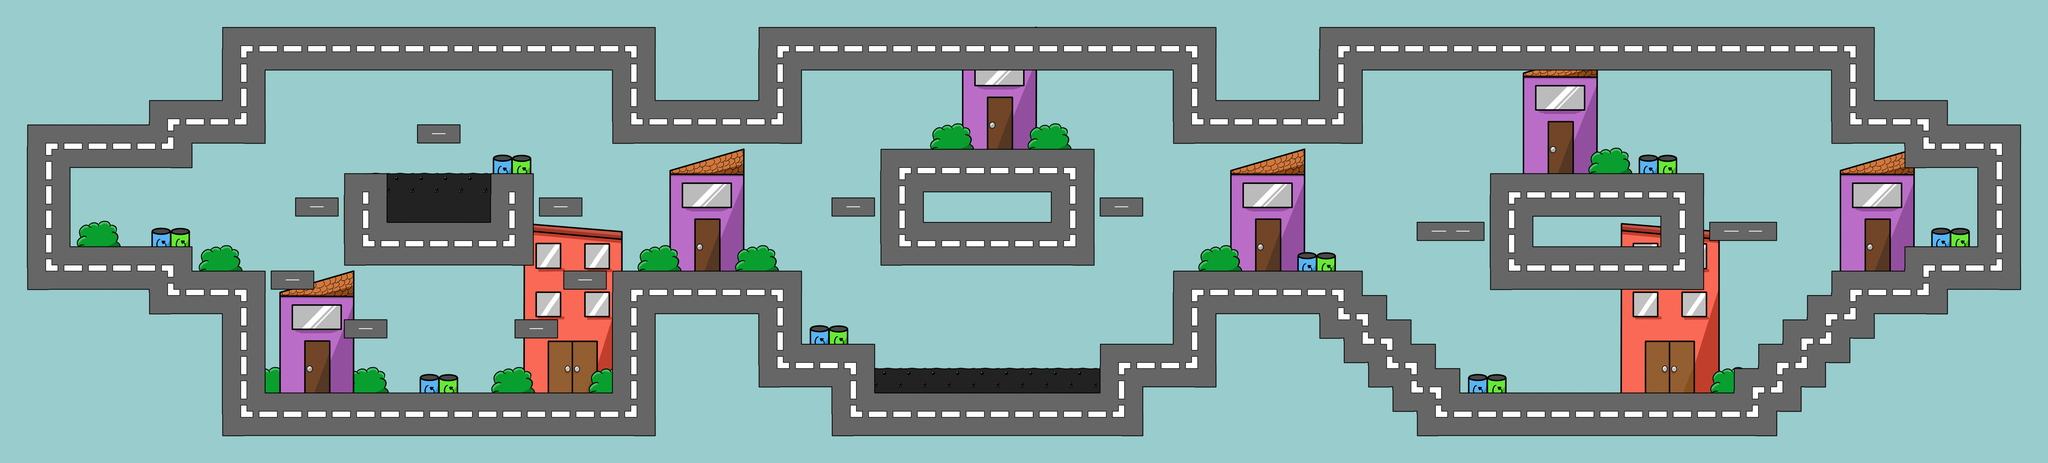

This is a level from a 2D game, rendered from its Tiled map with the project's own tilesets. A one-line summary and the map file follow, with tile-layer data summarised:
An orthogonal 84x19 tile map with 64x64 px tiles, 5 tile layers (a, e_01, e_02, e_03, ...), 2 tilesets and 90 objects (41x 1, 35x 0, 4x 4, 3x 3, 3x 5, ...).

<map version="1.0" orientation="orthogonal" width="84" height="19" tilewidth="64" tileheight="64" backgroundcolor="#99cccc">
 <properties>
  <property name="RGB" value="153,204,204" />
 </properties>
 <tileset firstgid="1" name="pack" tilewidth="64" tileheight="64" spacing="2" margin="2">
  <image source="pack_03.png" width="926" height="200" />
 </tileset>
 <tileset firstgid="43" name="pack_e" tilewidth="64" tileheight="64">
  <image source="pack_e_03.png" width="832" height="832" />
 </tileset>
 <layer name="a" width="84" height="19">
  <data>[1596 cells, 40 non-empty, 2 distinct tile ids]</data>
 </layer>
 <layer name="e_01" width="84" height="19">
  <data>[1596 cells, 184 non-empty, 68 distinct tile ids]</data>
 </layer>
 <layer name="e_02" width="84" height="19">
  <data>[1596 cells, 92 non-empty, 28 distinct tile ids]</data>
 </layer>
 <layer name="e_03" width="84" height="19">
  <data>[1596 cells, 32 non-empty, 4 distinct tile ids]</data>
 </layer>
 <layer name="g" width="84" height="19">
  <data>[1596 cells, 572 non-empty, 15 distinct tile ids]</data>
 </layer>
 <objectgroup name="border" width="84" height="19">
  <object type="1" x="781" y="529">
   <polyline points="0,-1 0,36" />
  </object>
  <object type="0" x="782" y="525">
   <polyline points="3,2 96,2" />
  </object>
  <object type="0" x="782" y="563">
   <polyline points="3,2 96,2" />
  </object>
  <object type="1" x="881" y="529">
   <polyline points="0,-1 0,36" />
  </object>
  <object type="1" x="816" y="719">
   <polyline points="0,-1 0,36" />
  </object>
  <object type="1" x="716" y="719">
   <polyline points="0,-1 0,36" />
  </object>
  <object type="0" x="717" y="753">
   <polyline points="3,2 96,2" />
  </object>
  <object type="0" x="717" y="715">
   <polyline points="3,2 96,2" />
  </object>
  <object type="1" x="1009" y="847">
   <polyline points="0,-1 0,36" />
  </object>
  <object type="1" x="909" y="847">
   <polyline points="0,-1 0,36" />
  </object>
  <object type="0" x="910" y="881">
   <polyline points="3,2 96,2" />
  </object>
  <object type="0" x="910" y="843">
   <polyline points="3,2 96,2" />
  </object>
  <object type="1" x="1457" y="846">
   <polyline points="0,-1 0,36" />
  </object>
  <object type="1" x="1357" y="846">
   <polyline points="0,-1 0,36" />
  </object>
  <object type="0" x="1358" y="880">
   <polyline points="3,2 96,2" />
  </object>
  <object type="0" x="1358" y="842">
   <polyline points="3,2 96,2" />
  </object>
  <object type="1" x="1585" y="719">
   <polyline points="0,-1 0,36" />
  </object>
  <object type="1" x="1485" y="719">
   <polyline points="0,-1 0,36" />
  </object>
  <object type="0" x="1486" y="753">
   <polyline points="3,2 96,2" />
  </object>
  <object type="0" x="1486" y="715">
   <polyline points="3,2 96,2" />
  </object>
  <object type="1" x="1522" y="526">
   <polyline points="0,-1 0,36" />
  </object>
  <object type="1" x="1422" y="526">
   <polyline points="0,-1 0,36" />
  </object>
  <object type="0" x="1423" y="560">
   <polyline points="3,2 96,2" />
  </object>
  <object type="0" x="1423" y="522">
   <polyline points="3,2 96,2" />
  </object>
  <object type="1" x="2289" y="527">
   <polyline points="0,-1 0,36" />
  </object>
  <object type="1" x="2189" y="527">
   <polyline points="0,-1 0,36" />
  </object>
  <object type="0" x="2190" y="561">
   <polyline points="3,2 96,2" />
  </object>
  <object type="0" x="2190" y="523">
   <polyline points="3,2 96,2" />
  </object>
  <object type="1" x="1200" y="336">
   <polyline points="0,-1 0,36" />
  </object>
  <object type="1" x="1100" y="336">
   <polyline points="0,-1 0,36" />
  </object>
  <object type="0" x="1101" y="370">
   <polyline points="3,2 96,2" />
  </object>
  <object type="0" x="1101" y="332">
   <polyline points="3,2 96,2" />
  </object>
  <object type="1" x="2894" y="527">
   <polyline points="0,-1 0,36" />
  </object>
  <object type="1" x="2994" y="527">
   <polyline points="0,-1 0,36" />
  </object>
  <object type="0" x="2895" y="523">
   <polyline points="3,2 96,2" />
  </object>
  <object type="0" x="2895" y="561">
   <polyline points="3,2 96,2" />
  </object>
  <object type="1" x="910" y="462">
   <polyline points="0,0 1,227" />
  </object>
  <object type="1" x="1396" y="462">
   <polyline points="0,0 1,227" />
  </object>
  <object type="0" x="660" y="691">
   <polyline points="253,0 737,1" />
  </object>
  <object type="0" x="909" y="459">
   <polyline points="3,2 96,2" />
  </object>
  <object type="0" x="1298" y="459">
   <polyline points="3,2 96,2" />
  </object>
  <object type="1" x="1299" y="461">
   <polyline points="0,0 -1,127" />
  </object>
  <object type="1" x="1008" y="461">
   <polyline points="0,0 -1,127" />
  </object>
  <object type="0" x="754" y="591">
   <polyline points="256,0 544,0" />
  </object>
  <object type="1" x="2319" y="399">
   <polyline points="0,0 0,289" />
  </object>
  <object type="1" x="2865" y="400">
   <polyline points="0,0 0,289" />
  </object>
  <object type="0" x="2004" y="694">
   <polyline points="315,-3 861,-3" />
  </object>
  <object type="0" x="2001" y="402">
   <polyline points="318,-4 861,-3" />
  </object>
  <object type="0" x="3919" y="753">
   <polyline points="0,0 547,-1" />
  </object>
  <object type="1" x="3919" y="461">
   <polyline points="0,0 0,289" />
  </object>
  <object type="0" x="3916" y="461">
   <polyline points="5,-1 548,1" />
  </object>
  <object type="1" x="4467" y="462">
   <polyline points="0,0 0,289" />
  </object>
  <object type="1" x="3890" y="590">
   <polyline points="0,-1 0,36" />
  </object>
  <object type="1" x="3725" y="591">
   <polyline points="0,-1 0,36" />
  </object>
  <object type="0" x="3726" y="625">
   <polyline points="3,2 161,3" />
  </object>
  <object type="0" x="3726" y="587">
   <polyline points="3,2 161,2" />
  </object>
  <object x="176" y="430">
   <polyline points="0,5 0,227 321,227 322,292 513,291 514,608 1437,610 1439,292 1921,292 1920,482 2113,482 2113,610 2718,609 2718,480 2911,480 2912,291 3393,288 3393,352 3460,352 3462,417 3523,416 3523,481 3588,480 3588,547 3651,546 3652,609 4381,608 4381,545 4447,544 4446,481 4511,481 4511,416 4574,415 4574,352 4638,352 4639,289 4831,289 4831,225 5023,224 5023,1 4830,2 4829,-60 4640,-61 4639,-257 3394,-256 3395,-61 2911,-60 2910,-255 1923,-255 1924,-62 1438,-60 1438,-254 514,-252 515,-61 323,-62 323,5 0,4" />
  </object>
  <object type="1" x="4657" y="590">
   <polyline points="0,-1 0,36" />
  </object>
  <object type="1" x="4493" y="591">
   <polyline points="0,-1 0,36" />
  </object>
  <object type="0" x="4494" y="625">
   <polyline points="3,2 161,3" />
  </object>
  <object type="0" x="4494" y="587">
   <polyline points="3,2 161,2" />
  </object>
 </objectgroup>
 <objectgroup name="water" width="84" height="19">
  <object type="0" x="1026" y="473">
   <polyline points="0,0 248,1" />
  </object>
  <object type="0" x="2304" y="984">
   <polyline points="0,0 569,0" />
  </object>
 </objectgroup>
 <objectgroup name="player" width="84" height="19">
  <object type="0" x="192" y="576" width="64" height="64" />
 </objectgroup>
 <objectgroup name="logic" width="84" height="19">
  <object type="1" x="4992" y="448" width="64" height="64">
   <properties>
    <property name="color" value="1" />
   </properties>
  </object>
  <object type="1" x="4992" y="512" width="64" height="64">
   <properties>
    <property name="color" value="1" />
   </properties>
  </object>
  <object type="1" x="4992" y="576" width="64" height="64">
   <properties>
    <property name="color" value="1" />
   </properties>
  </object>
  </objectgroup>
 <objectgroup name="end" width="84" height="19">
  <!-- 1 objects omitted --></objectgroup>
 <objectgroup name="enemies" width="84" height="19">
  <!-- 16 objects omitted --></objectgroup>
 <objectgroup name="info" width="84" height="19">
  <!-- 5 objects omitted --></objectgroup>
</map>
<!-- 23 of 90 objects omitted -->
